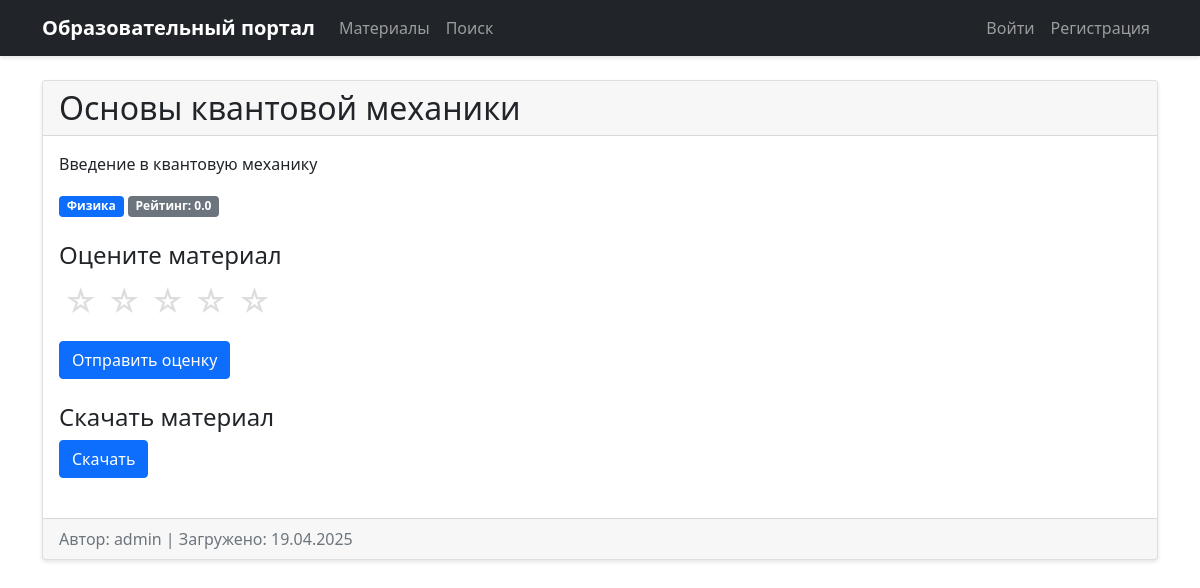
The app's page /materials/2 with its own data.
### app/models/material.py (models this page shows, shortened)
class Material(db.Model):
    __tablename__ = 'materials'
    id = db.Column(db.Integer, primary_key=True)
    title = db.Column(db.String(120), nullable=False)
    description = db.Column(db.Text)
    file_url = db.Column(db.String(500))  # Ссылка на Google Drive
    status = db.Column(db.String(20), default='unapproved')  # unapproved/approved/rejected
    created_at = db.Column(db.DateTime, default=datetime.utcnow)
    author_id = db.Column(db.Integer, db.ForeignKey('users.id'), nullable=False)
    category_id = db.Column(db.Integer, db.ForeignKey('categories.id'))
    ratings = db.relationship('Rating', backref='material', lazy='dynamic')
    def average_rating(self):
        ratings = self.ratings.all()
        if not ratings:
            return 0
        return sum(rating.value for rating in ratings) / len(ratings)

### app/models/category.py (models this page shows, shortened)
class Category(db.Model):
    __tablename__ = 'categories'
    id = db.Column(db.Integer, primary_key=True)
    name = db.Column(db.String(50), unique=True, nullable=False)
    materials = db.relationship('Material', backref='category', lazy=True)

### app/models/user.py (models this page shows, shortened)
class User(UserMixin, db.Model):
    __tablename__ = 'users'
    id = db.Column(db.Integer, primary_key=True)
    username = db.Column(db.String(64), unique=True, nullable=False)
    password_hash = db.Column(db.String(128))
    role = db.Column(db.String(20), default='user')  # user/moderator/admin
    materials = db.relationship('Material', backref='author', lazy=True)
    ratings = db.relationship('Rating', backref='user', lazy=True)

### app/routes/material_routes.py (the view)
@bp.route('/materials/<int:id>')
def detail(id):
    material = Material.query.get_or_404(id)
    form = RatingForm()
    return render_template('materials/detail.html', material=material, form=form)

### app/templates/materials/detail.html (shortened to what this page needs)
{% extends "base.html" %}
{% block content %}
<div class="card">
    <div class="card-header">
        <h2 class="mb-0">{{ material.title }}</h2>
    </div>
    <div class="card-body">
        <div class="mb-4">
            <p class="card-text">{{ material.description }}</p>
            <div class="mb-2">
                <span class="badge bg-primary">{{ material.category.name }}</span>
                <span class="badge bg-secondary">Рейтинг: {{ "%.1f"|format(material.average_rating()) }}</span>
            </div>
        </div>
        <div class="mb-4">
            <h4>Оцените материал</h4>
            <form id="rating-form" method="POST" action="{{ url_for('material.rate', id=material.id) }}">
                <div class="rating mb-3">
                    {% for i in range(5, 0, -1) %}
                        <label for="star{{ i }}" title="{{ i }} звезд">☆</label>
                    {% endfor %}
                </div>
                <button type="submit" class="btn btn-primary">Отправить оценку</button>
            </form>
        </div>
        <div class="mb-4">
            <h4>Скачать материал</h4>
            <a href="{{ material.file_url }}" class="btn btn-primary" target="_blank">
                 Скачать
            </a>
        </div>
    </div>
    <div class="card-footer text-muted">
        Автор: {{ material.author.username }} |
        Загружено: {{ material.created_at.strftime('%d.%m.%Y') }}
    </div>
</div>
{% endblock %}

### app/static/css/main.css (style rules this page uses)
body { background-color: #f8f9fa; }
.card { box-shadow: 0 2px 4px rgba(0, 0, 0, 0.1); transition: transform 0.2s; }
.btn { border-radius: 4px; }
.btn-primary { background-color: #007bff; border-color: #007bff; }
.card-header { background-color: #fff; border-bottom: 1px solid rgba(0, 0, 0, 0.125); }
.card-footer { background-color: #fff; border-top: 1px solid rgba(0, 0, 0, 0.125); }
.rating { display: flex; flex-direction: row-reverse; justify-content: flex-end; }
.rating label { font-size: 2em; color: #ddd; cursor: pointer; padding: 0 5px; }
.badge { padding: 0.5em 0.75em; font-weight: 500; }

### app/templates/materials/detail.html (style rules this page uses)
.rating { display: flex; flex-direction: row-reverse; justify-content: flex-end; }
.rating label { font-size: 2em; color: #ddd; cursor: pointer; padding: 0 5px; }

### records on screen
Material: title "Основы квантовой механики", description "Введение в квантовую механику", created_at "19.04.2025"
Category: category.name "Физика"
User: author.username "admin"

### other values on screen
{{ "%.1f"|format(material.average_rating()) }} "0.0"
